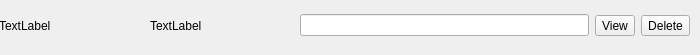
<?xml version="1.0" encoding="UTF-8"?>
<ui version="4.0">
 <class>Form</class>
 <widget class="QWidget" name="Form">
  <property name="geometry">
   <rect>
    <x>0</x>
    <y>0</y>
    <width>700</width>
    <height>55</height>
   </rect>
  </property>
  <property name="windowTitle">
   <string>Form</string>
  </property>
  <widget class="QWidget" name="horizontalLayoutWidget">
   <property name="geometry">
    <rect>
     <x>-1</x>
     <y>10</y>
     <width>691</width>
     <height>31</height>
    </rect>
   </property>
   <layout class="QHBoxLayout" name="horizontalLayout" stretch="1,1,2,0,0">
    <property name="sizeConstraint">
     <enum>QLayout::SetDefaultConstraint</enum>
    </property>
    <item>
     <widget class="QLabel" name="service">
      <property name="text">
       <string>TextLabel</string>
      </property>
     </widget>
    </item>
    <item>
     <widget class="QLabel" name="username">
      <property name="text">
       <string>TextLabel</string>
      </property>
     </widget>
    </item>
    <item>
     <widget class="QLineEdit" name="password">
      <property name="readOnly">
       <bool>true</bool>
      </property>
     </widget>
    </item>
    <item>
     <widget class="QToolButton" name="viewButton">
      <property name="text">
       <string>View</string>
      </property>
     </widget>
    </item>
    <item>
     <widget class="QToolButton" name="deleteButton">
      <property name="text">
       <string>Delete</string>
      </property>
     </widget>
    </item>
   </layout>
  </widget>
 </widget>
 <resources/>
 <connections/>
</ui>
